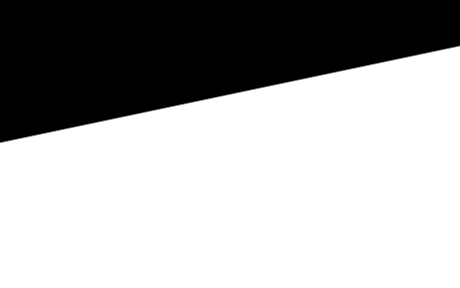
#> input picture assignment3/images/oneline.png, 460 x 288 px
$ python 03_Hough.py
#> lines starting #> are read from the running program, lines starting #| are printed output that depends on the picture
#!/usr/bin/env python
# coding: utf-8

# In[6]:


# libraries
import numpy as np
import cv2
from matplotlib import pyplot as plt


# In[7]:


# functions

def show_images(images, titles=None):
    for idx, im in enumerate(images):
        plt.imshow(im)
        if titles is not None: plt.title(titles[idx])
        plt.show()


# # 3) Hough
#
# ### A) point to sinusoid
#

# In[8]:


from math import cos, sin, pi


def convert_pints_to_Hough_space(points, rho_size, theta_size):
#> called with rho_size = 300, theta_size = 300
    hough_spaces = []

    rho_origin = - theta_size // 2  # rho = 0 is in the middle of field
    bin_size = pi / theta_size

    for p in points:
        hough_space = np.zeros((rho_size, theta_size))
        for theta in range(hough_space.shape[1]):
            theta_rad = theta * bin_size - pi / 2  # we start on pi/2
            rho = p[0] * cos(theta_rad) + p[1] * sin(theta_rad)
            rho = rho + rho_origin
            hough_space[int(rho), theta] += 1
        hough_spaces.append(hough_space)
    return hough_spaces


points = [(10, 10), (30, 60), (50, 20), (80, 90)]
hough_spaces = convert_pints_to_Hough_space(points, 300, 300)
show_images(hough_spaces, titles=[f'x={p[0]} y={p[1]}' for p in points])
#> the loop in show_images, `for idx, im in enumerate(images):` made 4 passes
#> pass 1, in show_images, `plt.show()`:
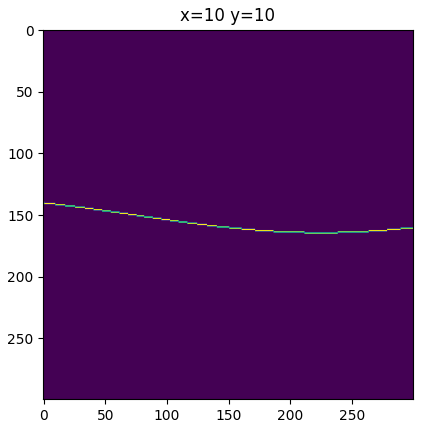
#> figure drawn by matplotlib, 1 panel


# ### B) show point on image in hough space

# In[13]:


from math import cos, sin, radians, pi, sqrt
from itertools import product


def points_to_hough_space(I, theta_size, rho_size):
    acc = np.zeros((rho_size, theta_size))

    theta_binsize = pi / theta_size
    theta_origin = -pi / 2
    src_diagonal = sqrt(I.shape[0] ** 2 + I.shape[1] ** 2)
    rho_binsize = (2 * src_diagonal) / rho_size
    rho_origin = - src_diagonal

    important_pixels = [(x, y) for x, y in product(range(I.shape[0]), range(I.shape[1])) if I[x, y] != 0]
    for x, y in important_pixels:
        for theta in range(acc.shape[1]):
            theta_rad = theta * theta_binsize + theta_origin  # we start on pi/2
            rho = x * cos(theta_rad) + y * sin(theta_rad)
            rho = int((rho - rho_origin) / rho_binsize)
            if rho < acc.shape[0] and theta < acc.shape[1]:
                acc[int(rho), theta] += 1
    return acc


def synthetic():
    synthetic = np.zeros((100, 100))
    synthetic[10, 10] = 1
    synthetic[30, 60] = 1
    synthetic[80, 90] = 1
    synthetic[0, 0] = 1
    synthetic[50, 50] = 1
    return synthetic


hough_size = 100
#images
images = [synthetic(), cv2.imread('images/oneline.png'), cv2.imread('images/rectangle.png')]
syn_hough_space = points_to_hough_space(synthetic(), hough_size, hough_size)
oneline_hough = points_to_hough_space(cv2.Canny(cv2.imread('images/oneline.png'), 100, 100), hough_size, hough_size)
#> call 2 of points_to_hough_space, with theta_size = 100, rho_size = 100
#> in points_to_hough_space (call 2), `acc = np.zeros((rho_size, theta_size))`: acc: shape (100, 100) float64; every value is 0
#> in points_to_hough_space (call 2), `important_pixels = [(x, y) for x, y in product(range(I.shape[0]), rang..`: important_pixels = 460 pairs, first value 46 to 142, second value 0 to 459
#> the loop in points_to_hough_space (call 2), `for x, y in important_pixels:` made 460 passes
#> (x, y) on passes 1 to 3: (46, 455), (46, 456), (46, 457)
#> after the loop in points_to_hough_space (call 2), `for x, y in important_pixels:`:
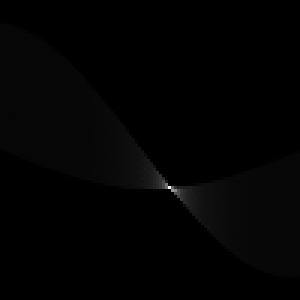
#> acc: shape (100, 100) float64 (shown 3 times larger); min 0, max 460, mean 4.6; drawn with min black and max white
rectangle_hough = points_to_hough_space(cv2.Canny(cv2.imread('images/rectangle.png'), 100, 100), hough_size, hough_size)
#> (the run stopped early here; a loop or call above may not have finished)

$ run again, with assignment1/images/candy.jpg saved as assignment3/images/oneline.png
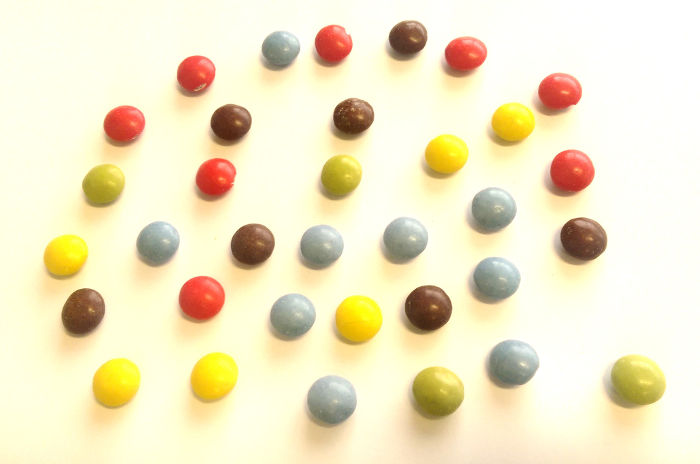
#> input picture assignment1/images/candy.jpg, 700 x 464 px
#> important_pixels = 9926 pairs, first value 20 to 427, second value 43 to 665
#> the loop in points_to_hough_space (call 2), `for x, y in important_pixels:` made 9926 passes
#> (x, y) on passes 1 to 3: (20, 404), (20, 405), (20, 406)
#> after the loop in points_to_hough_space (call 2), `for x, y in important_pixels:`:
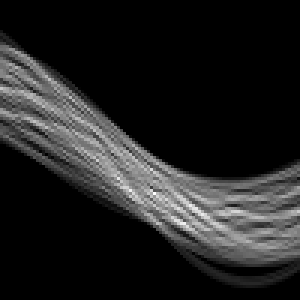
#> acc: shape (100, 100) float64 (shown 3 times larger); min 0, max 755, mean 99.3; drawn with min black and max white
